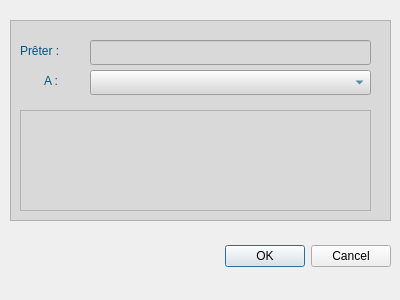
<?xml version="1.0" encoding="UTF-8"?>
<ui version="4.0">
 <class>Dialog</class>
 <widget class="QDialog" name="Dialog">
  <property name="geometry">
   <rect>
    <x>0</x>
    <y>0</y>
    <width>400</width>
    <height>300</height>
   </rect>
  </property>
  <property name="windowTitle">
   <string>Dialog</string>
  </property>
  <property name="styleSheet">
   <string notr="true">QFrame { border: 1px solid rgb(177, 177, 177); }
QLabel { border: 0px solid #222; } </string>
  </property>
  <widget class="QDialogButtonBox" name="buttonBox">
   <property name="geometry">
    <rect>
     <x>10</x>
     <y>240</y>
     <width>381</width>
     <height>32</height>
    </rect>
   </property>
   <property name="orientation">
    <enum>Qt::Horizontal</enum>
   </property>
   <property name="standardButtons">
    <set>QDialogButtonBox::Cancel|QDialogButtonBox::Ok</set>
   </property>
  </widget>
  <widget class="QFrame" name="frame">
   <property name="geometry">
    <rect>
     <x>10</x>
     <y>20</y>
     <width>381</width>
     <height>201</height>
    </rect>
   </property>
   <property name="autoFillBackground">
    <bool>false</bool>
   </property>
   <property name="styleSheet">
    <string notr="true">background-color: rgb(217, 217, 217);


color: rgb(0, 85, 127);

</string>
   </property>
   <widget class="QLineEdit" name="lineEdit">
    <property name="geometry">
     <rect>
      <x>80</x>
      <y>20</y>
      <width>281</width>
      <height>25</height>
     </rect>
    </property>
    <property name="readOnly">
     <bool>true</bool>
    </property>
   </widget>
   <widget class="QLabel" name="label">
    <property name="geometry">
     <rect>
      <x>10</x>
      <y>20</y>
      <width>62</width>
      <height>21</height>
     </rect>
    </property>
    <property name="text">
     <string>Prêter :</string>
    </property>
   </widget>
   <widget class="QComboBox" name="comboBox">
    <property name="geometry">
     <rect>
      <x>80</x>
      <y>50</y>
      <width>281</width>
      <height>25</height>
     </rect>
    </property>
   </widget>
   <widget class="QLabel" name="label_2">
    <property name="geometry">
     <rect>
      <x>10</x>
      <y>50</y>
      <width>62</width>
      <height>21</height>
     </rect>
    </property>
    <property name="text">
     <string>A :</string>
    </property>
    <property name="alignment">
     <set>Qt::AlignCenter</set>
    </property>
   </widget>
   <widget class="QTextEdit" name="textEdit">
    <property name="geometry">
     <rect>
      <x>10</x>
      <y>90</y>
      <width>351</width>
      <height>101</height>
     </rect>
    </property>
   </widget>
  </widget>
 </widget>
 <resources/>
 <connections>
  <connection>
   <sender>buttonBox</sender>
   <signal>accepted()</signal>
   <receiver>Dialog</receiver>
   <slot>accept()</slot>
   <hints>
    <hint type="sourcelabel">
     <x>248</x>
     <y>254</y>
    </hint>
    <hint type="destinationlabel">
     <x>157</x>
     <y>274</y>
    </hint>
   </hints>
  </connection>
  <connection>
   <sender>buttonBox</sender>
   <signal>rejected()</signal>
   <receiver>Dialog</receiver>
   <slot>reject()</slot>
   <hints>
    <hint type="sourcelabel">
     <x>316</x>
     <y>260</y>
    </hint>
    <hint type="destinationlabel">
     <x>286</x>
     <y>274</y>
    </hint>
   </hints>
  </connection>
 </connections>
</ui>
